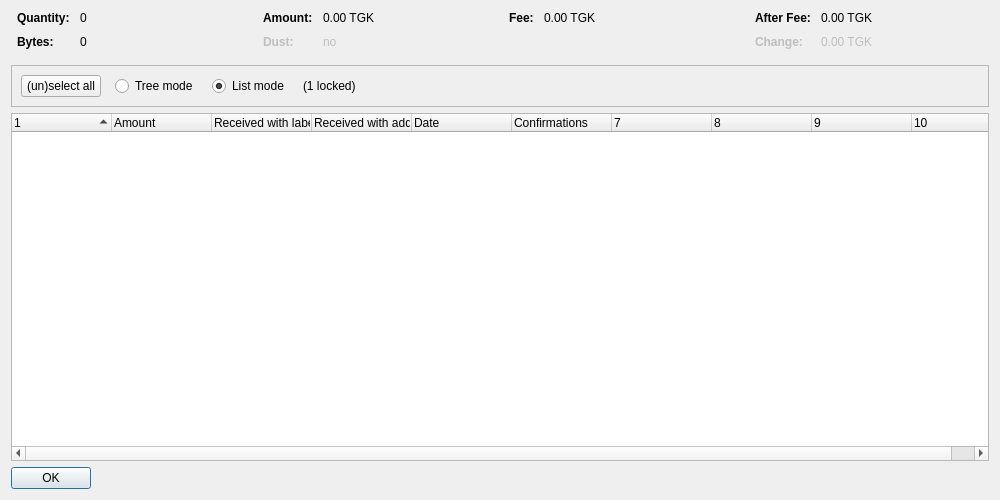
<?xml version="1.0" encoding="UTF-8"?>
<ui version="4.0">
 <class>CoinControlDialog</class>
 <widget class="QDialog" name="CoinControlDialog">
  <property name="geometry">
   <rect>
    <x>0</x>
    <y>0</y>
    <width>1000</width>
    <height>500</height>
   </rect>
  </property>
  <property name="windowTitle">
   <string>Coin Selection</string>
  </property>
  <layout class="QVBoxLayout" name="verticalLayout">
   <item>
    <layout class="QHBoxLayout" name="horizontalLayoutTop" stretch="0,0,0,0">
     <property name="topMargin">
      <number>0</number>
     </property>
     <property name="bottomMargin">
      <number>10</number>
     </property>
     <item>
      <layout class="QFormLayout" name="formLayoutCoinControl1">
       <property name="horizontalSpacing">
        <number>10</number>
       </property>
       <property name="verticalSpacing">
        <number>10</number>
       </property>
       <property name="leftMargin">
        <number>6</number>
       </property>
       <property name="rightMargin">
        <number>6</number>
       </property>
       <item row="0" column="0">
        <widget class="QLabel" name="labelCoinControlQuantityText">
         <property name="font">
          <font>
           <weight>75</weight>
           <bold>true</bold>
          </font>
         </property>
         <property name="text">
          <string>Quantity:</string>
         </property>
        </widget>
       </item>
       <item row="0" column="1">
        <widget class="QLabel" name="labelCoinControlQuantity">
         <property name="cursor">
          <cursorShape>IBeamCursor</cursorShape>
         </property>
         <property name="contextMenuPolicy">
          <enum>Qt::ActionsContextMenu</enum>
         </property>
         <property name="text">
          <string notr="true">0</string>
         </property>
         <property name="textInteractionFlags">
          <set>Qt::LinksAccessibleByMouse|Qt::TextSelectableByKeyboard|Qt::TextSelectableByMouse</set>
         </property>
        </widget>
       </item>
       <item row="1" column="0">
        <widget class="QLabel" name="labelCoinControlBytesText">
         <property name="font">
          <font>
           <weight>75</weight>
           <bold>true</bold>
          </font>
         </property>
         <property name="text">
          <string>Bytes:</string>
         </property>
        </widget>
       </item>
       <item row="1" column="1">
        <widget class="QLabel" name="labelCoinControlBytes">
         <property name="cursor">
          <cursorShape>IBeamCursor</cursorShape>
         </property>
         <property name="contextMenuPolicy">
          <enum>Qt::ActionsContextMenu</enum>
         </property>
         <property name="text">
          <string notr="true">0</string>
         </property>
         <property name="textInteractionFlags">
          <set>Qt::LinksAccessibleByMouse|Qt::TextSelectableByKeyboard|Qt::TextSelectableByMouse</set>
         </property>
        </widget>
       </item>
      </layout>
     </item>
     <item>
      <layout class="QFormLayout" name="formLayoutCoinControl2">
       <property name="horizontalSpacing">
        <number>10</number>
       </property>
       <property name="verticalSpacing">
        <number>10</number>
       </property>
       <property name="leftMargin">
        <number>6</number>
       </property>
       <property name="rightMargin">
        <number>6</number>
       </property>
       <item row="0" column="0">
        <widget class="QLabel" name="labelCoinControlAmountText">
         <property name="font">
          <font>
           <weight>75</weight>
           <bold>true</bold>
          </font>
         </property>
         <property name="text">
          <string>Amount:</string>
         </property>
        </widget>
       </item>
       <item row="0" column="1">
        <widget class="QLabel" name="labelCoinControlAmount">
         <property name="cursor">
          <cursorShape>IBeamCursor</cursorShape>
         </property>
         <property name="contextMenuPolicy">
          <enum>Qt::ActionsContextMenu</enum>
         </property>
         <property name="text">
          <string notr="true">0.00 TGK</string>
         </property>
         <property name="textInteractionFlags">
          <set>Qt::LinksAccessibleByMouse|Qt::TextSelectableByKeyboard|Qt::TextSelectableByMouse</set>
         </property>
        </widget>
       </item>
       <item row="1" column="0">
        <widget class="QLabel" name="labelCoinControlLowOutputText">
         <property name="enabled">
          <bool>false</bool>
         </property>
         <property name="font">
          <font>
           <weight>75</weight>
           <bold>true</bold>
          </font>
         </property>
         <property name="text">
          <string>Dust:</string>
         </property>
        </widget>
       </item>
       <item row="1" column="1">
        <widget class="QLabel" name="labelCoinControlLowOutput">
         <property name="enabled">
          <bool>false</bool>
         </property>
         <property name="cursor">
          <cursorShape>IBeamCursor</cursorShape>
         </property>
         <property name="contextMenuPolicy">
          <enum>Qt::ActionsContextMenu</enum>
         </property>
         <property name="text">
          <string notr="true">no</string>
         </property>
         <property name="textInteractionFlags">
          <set>Qt::LinksAccessibleByMouse|Qt::TextSelectableByKeyboard|Qt::TextSelectableByMouse</set>
         </property>
        </widget>
       </item>
      </layout>
     </item>
     <item>
      <layout class="QFormLayout" name="formLayoutCoinControl3">
       <property name="horizontalSpacing">
        <number>10</number>
       </property>
       <property name="verticalSpacing">
        <number>10</number>
       </property>
       <property name="leftMargin">
        <number>6</number>
       </property>
       <property name="rightMargin">
        <number>6</number>
       </property>
       <item row="0" column="0">
        <widget class="QLabel" name="labelCoinControlFeeText">
         <property name="font">
          <font>
           <weight>75</weight>
           <bold>true</bold>
          </font>
         </property>
         <property name="text">
          <string>Fee:</string>
         </property>
        </widget>
       </item>
       <item row="0" column="1">
        <widget class="QLabel" name="labelCoinControlFee">
         <property name="cursor">
          <cursorShape>IBeamCursor</cursorShape>
         </property>
         <property name="contextMenuPolicy">
          <enum>Qt::ActionsContextMenu</enum>
         </property>
         <property name="text">
          <string notr="true">0.00 TGK</string>
         </property>
         <property name="textInteractionFlags">
          <set>Qt::LinksAccessibleByMouse|Qt::TextSelectableByKeyboard|Qt::TextSelectableByMouse</set>
         </property>
        </widget>
       </item>
      </layout>
     </item>
     <item>
      <layout class="QFormLayout" name="formLayoutCoinControl4">
       <property name="horizontalSpacing">
        <number>10</number>
       </property>
       <property name="verticalSpacing">
        <number>10</number>
       </property>
       <property name="leftMargin">
        <number>6</number>
       </property>
       <property name="rightMargin">
        <number>6</number>
       </property>
       <item row="0" column="0">
        <widget class="QLabel" name="labelCoinControlAfterFeeText">
         <property name="font">
          <font>
           <weight>75</weight>
           <bold>true</bold>
          </font>
         </property>
         <property name="text">
          <string>After Fee:</string>
         </property>
        </widget>
       </item>
       <item row="0" column="1">
        <widget class="QLabel" name="labelCoinControlAfterFee">
         <property name="cursor">
          <cursorShape>IBeamCursor</cursorShape>
         </property>
         <property name="contextMenuPolicy">
          <enum>Qt::ActionsContextMenu</enum>
         </property>
         <property name="text">
          <string notr="true">0.00 TGK</string>
         </property>
         <property name="textInteractionFlags">
          <set>Qt::LinksAccessibleByMouse|Qt::TextSelectableByKeyboard|Qt::TextSelectableByMouse</set>
         </property>
        </widget>
       </item>
       <item row="1" column="0">
        <widget class="QLabel" name="labelCoinControlChangeText">
         <property name="enabled">
          <bool>false</bool>
         </property>
         <property name="font">
          <font>
           <weight>75</weight>
           <bold>true</bold>
          </font>
         </property>
         <property name="text">
          <string>Change:</string>
         </property>
        </widget>
       </item>
       <item row="1" column="1">
        <widget class="QLabel" name="labelCoinControlChange">
         <property name="enabled">
          <bool>false</bool>
         </property>
         <property name="cursor">
          <cursorShape>IBeamCursor</cursorShape>
         </property>
         <property name="contextMenuPolicy">
          <enum>Qt::ActionsContextMenu</enum>
         </property>
         <property name="text">
          <string notr="true">0.00 TGK</string>
         </property>
         <property name="textInteractionFlags">
          <set>Qt::LinksAccessibleByMouse|Qt::TextSelectableByKeyboard|Qt::TextSelectableByMouse</set>
         </property>
        </widget>
       </item>
      </layout>
     </item>
    </layout>
   </item>
   <item>
    <widget class="QFrame" name="frame">
     <property name="minimumSize">
      <size>
       <width>0</width>
       <height>40</height>
      </size>
     </property>
     <property name="frameShape">
      <enum>QFrame::StyledPanel</enum>
     </property>
     <property name="frameShadow">
      <enum>QFrame::Sunken</enum>
     </property>
     <layout class="QHBoxLayout" name="horizontalLayout">
      <item>
       <layout class="QHBoxLayout" name="horizontalLayoutPanel" stretch="0,0,0,0,0">
        <property name="spacing">
         <number>14</number>
        </property>
        <item>
         <widget class="QPushButton" name="pushButtonSelectAll">
          <property name="sizePolicy">
           <sizepolicy hsizetype="Maximum" vsizetype="Fixed">
            <horstretch>0</horstretch>
            <verstretch>0</verstretch>
           </sizepolicy>
          </property>
          <property name="text">
           <string>(un)select all</string>
          </property>
          <property name="autoDefault">
           <bool>false</bool>
          </property>
         </widget>
        </item>
        <item>
         <widget class="QRadioButton" name="radioTreeMode">
          <property name="sizePolicy">
           <sizepolicy hsizetype="Maximum" vsizetype="Fixed">
            <horstretch>0</horstretch>
            <verstretch>0</verstretch>
           </sizepolicy>
          </property>
          <property name="text">
           <string>Tree mode</string>
          </property>
         </widget>
        </item>
        <item>
         <widget class="QRadioButton" name="radioListMode">
          <property name="sizePolicy">
           <sizepolicy hsizetype="Maximum" vsizetype="Fixed">
            <horstretch>0</horstretch>
            <verstretch>0</verstretch>
           </sizepolicy>
          </property>
          <property name="text">
           <string>List mode</string>
          </property>
          <property name="checked">
           <bool>true</bool>
          </property>
         </widget>
        </item>
        <item>
         <widget class="QLabel" name="labelLocked">
          <property name="text">
           <string notr="true">(1 locked)</string>
          </property>
         </widget>
        </item>
        <item>
         <spacer name="horizontalSpacer">
          <property name="orientation">
           <enum>Qt::Horizontal</enum>
          </property>
          <property name="sizeHint" stdset="0">
           <size>
            <width>40</width>
            <height>20</height>
           </size>
          </property>
         </spacer>
        </item>
       </layout>
      </item>
     </layout>
    </widget>
   </item>
   <item>
    <widget class="CoinControlTreeWidget" name="treeWidget">
     <property name="contextMenuPolicy">
      <enum>Qt::CustomContextMenu</enum>
     </property>
     <property name="sortingEnabled">
      <bool>false</bool>
     </property>
     <property name="columnCount">
      <number>10</number>
     </property>
     <attribute name="headerShowSortIndicator" stdset="0">
      <bool>true</bool>
     </attribute>
     <attribute name="headerStretchLastSection">
      <bool>false</bool>
     </attribute>
     <column>
      <property name="text">
       <string/>
      </property>
     </column>
     <column>
      <property name="text">
       <string>Amount</string>
      </property>
     </column>
     <column>
      <property name="text">
       <string>Received with label</string>
      </property>
     </column>
     <column>
      <property name="text">
       <string>Received with address</string>
      </property>
     </column>
     <column>
      <property name="text">
       <string>Date</string>
      </property>
     </column>
     <column>
      <property name="text">
       <string>Confirmations</string>
      </property>
      <property name="toolTip">
       <string>Confirmed</string>
      </property>
     </column>
     <column>
      <property name="text">
       <string/>
      </property>
     </column>
     <column>
      <property name="text">
       <string/>
      </property>
     </column>
     <column>
      <property name="text">
       <string/>
      </property>
     </column>
     <column>
      <property name="text">
       <string/>
      </property>
     </column>
    </widget>
   </item>
   <item>
    <widget class="QDialogButtonBox" name="buttonBox">
     <property name="sizePolicy">
      <sizepolicy hsizetype="Maximum" vsizetype="Fixed">
       <horstretch>0</horstretch>
       <verstretch>0</verstretch>
      </sizepolicy>
     </property>
     <property name="orientation">
      <enum>Qt::Horizontal</enum>
     </property>
     <property name="standardButtons">
      <set>QDialogButtonBox::Ok</set>
     </property>
    </widget>
   </item>
  </layout>
 </widget>
 <customwidgets>
  <customwidget>
   <class>CoinControlTreeWidget</class>
   <extends>QTreeWidget</extends>
   <header>coincontroltreewidget.h</header>
  </customwidget>
 </customwidgets>
 <resources/>
 <connections/>
</ui>
